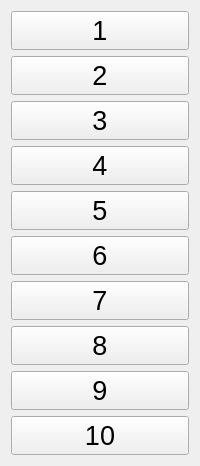
            <widget class="QWidget" name="page_10">
             <layout class="QVBoxLayout" name="verticalLayout_70">
              <item>
               <widget class="QPushButton" name="t1_8">
                <property name="font">
                 <font>
                  <pointsize>20</pointsize>
                 </font>
                </property>
                <property name="text">
                 <string>1</string>
                </property>
               </widget>
              </item>
              <item>
               <widget class="QPushButton" name="t2_8">
                <property name="font">
                 <font>
                  <pointsize>20</pointsize>
                 </font>
                </property>
                <property name="text">
                 <string>2</string>
                </property>
               </widget>
              </item>
              <item>
               <widget class="QPushButton" name="t3_8">
                <property name="font">
                 <font>
                  <pointsize>20</pointsize>
                 </font>
                </property>
                <property name="text">
                 <string>3</string>
                </property>
               </widget>
              </item>
              <item>
               <widget class="QPushButton" name="t4_8">
                <property name="font">
                 <font>
                  <pointsize>20</pointsize>
                 </font>
                </property>
                <property name="text">
                 <string>4</string>
                </property>
               </widget>
              </item>
              <item>
               <widget class="QPushButton" name="t5_8">
                <property name="font">
                 <font>
                  <pointsize>20</pointsize>
                 </font>
                </property>
                <property name="text">
                 <string>5</string>
                </property>
               </widget>
              </item>
              <item>
               <widget class="QPushButton" name="t6_8">
                <property name="font">
                 <font>
                  <pointsize>20</pointsize>
                 </font>
                </property>
                <property name="text">
                 <string>6</string>
                </property>
               </widget>
              </item>
              <item>
               <widget class="QPushButton" name="t7_8">
                <property name="font">
                 <font>
                  <pointsize>20</pointsize>
                 </font>
                </property>
                <property name="text">
                 <string>7</string>
                </property>
               </widget>
              </item>
              <item>
               <widget class="QPushButton" name="t8_8">
                <property name="font">
                 <font>
                  <pointsize>20</pointsize>
                 </font>
                </property>
                <property name="styleSheet">
                 <string notr="true"/>
                </property>
                <property name="text">
                 <string>8</string>
                </property>
               </widget>
              </item>
              <item>
               <widget class="QPushButton" name="t9_8">
                <property name="font">
                 <font>
                  <pointsize>20</pointsize>
                 </font>
                </property>
                <property name="text">
                 <string>9</string>
                </property>
               </widget>
              </item>
              <item>
               <widget class="QPushButton" name="t10_8">
                <property name="font">
                 <font>
                  <pointsize>20</pointsize>
                 </font>
                </property>
                <property name="text">
                 <string>10</string>
                </property>
               </widget>
              </item>
             </layout>
            </widget>
